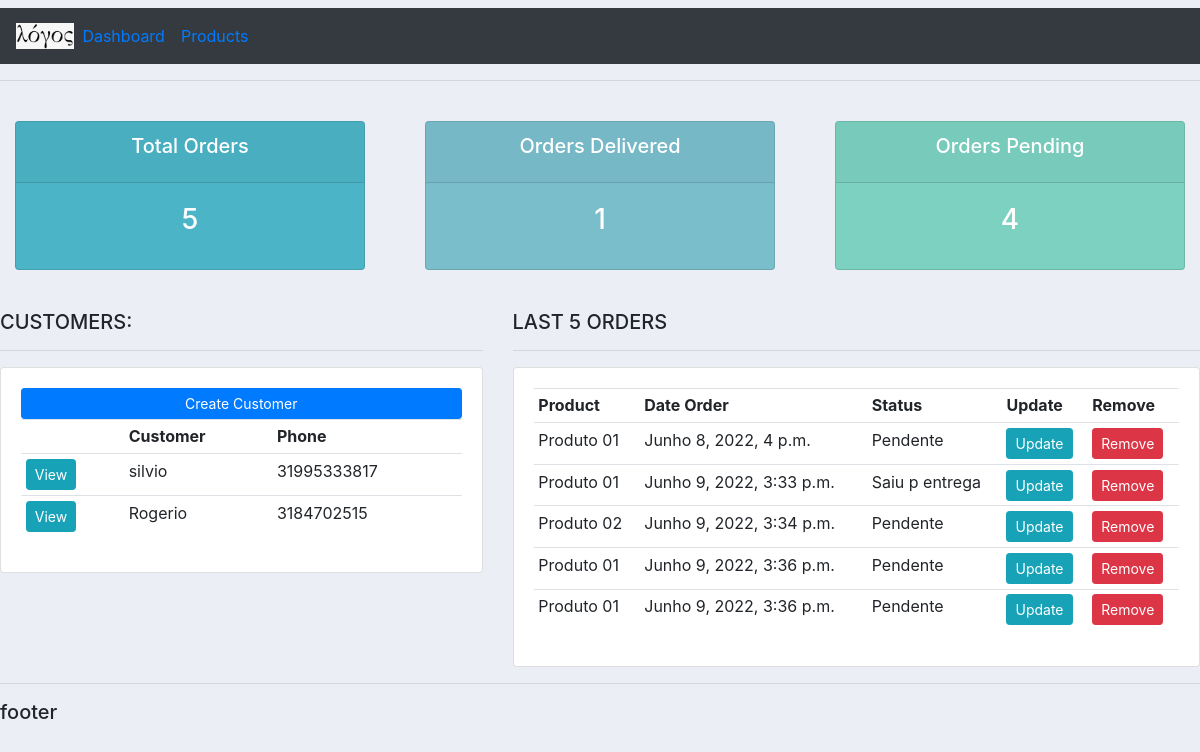
The app's page /, older data.
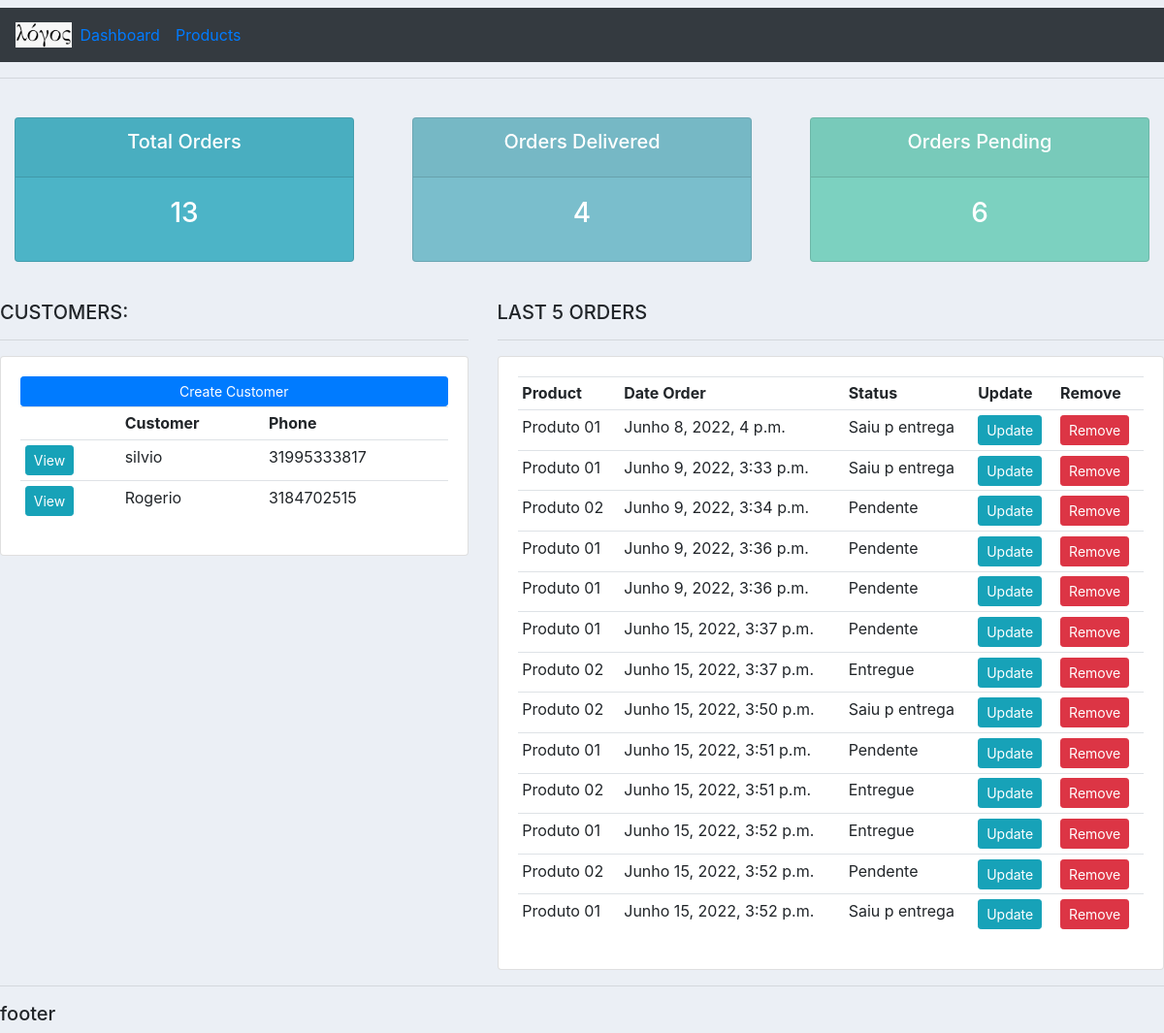
The same page, newer data.
### accounts/models.py (models this page shows, shortened)
class Customer(models.Model):
    name = models.CharField(max_length=200, null=True)
    phone = models.CharField(max_length=200, null=True)
    email = models.CharField(max_length=200, null=True)
    date_created = models.DateTimeField(auto_now_add=True,null=True)

class Order(models.Model):
    STATUS = (('Pendente','Pendente'),
              ('Saiu p entrega', 'Saiu p entrega'),
              ('Entregue','Entregue'))
    customer = models.ForeignKey(Customer, null=True, on_delete=models.SET_NULL)
    product = models.ForeignKey(Products, null=True, on_delete=models.SET_NULL)
    status = models.CharField(max_length=200, null=True, choices=STATUS)
    date_created = models.DateTimeField(auto_now_add=True,  null=True)
    note = models.CharField(max_length=500, null=True)

class Products(models.Model):
    CATEGORY = (('in','in'),('out','out'))
    name = models.CharField(max_length=200, null=True)
    price = models.FloatField(null=True)
    category = models.CharField(max_length=200, null=True, choices=CATEGORY)
    description = models.CharField(max_length=200, null=True, blank=True)
    date_created = models.DateTimeField(auto_now_add=True,  null=True)
    tags = models.ManyToManyField(Tag)
    def __str__(self):
        return self.name

### accounts/views.py (the view)
# urls.py: path('', views.home, name="home"),
def home(request):
    customer_list = Customer.objects.all()
    order_list = Order.objects.all()
    total_orders = order_list.count()
    delivered = order_list.filter(status='Saiu p entrega').count()
    pending = order_list.filter(status='Pendente').count()
    context = {'customer_list':customer_list, 'order_list':order_list,'total_orders':total_orders, 'delivered':delivered,'pending':pending}
    return render(request, 'accounts/dashboard.html', context)

### accounts/templates/accounts/dashboard.html
{% extends 'accounts/main.html' %}
{% block content %}
{% include 'accounts/status.html' %}
<br>
<div class="row">
	<div class="col-md-5">
		<h5>CUSTOMERS:</h5>
		<hr>
		<div class="card card-body">
			<a class="btn btn-primary  btn-sm btn-block" href="">Create Customer</a>
			<table class="table table-sm">
				<tr>
					<th></th>
					<th>Customer</th>
					<th>Phone</th>
				</tr>
				{% for c in customer_list %}
				<tr>
					<td><a class="btn btn-sm btn-info" href="{% url 'customer' c.id %}">View</a></td>
					<td>{{c.name}}</td>
					<td>{{c.phone}}</td>
				</tr>
				{% endfor %}
			</table>
		</div>
	</div>
	<div class="col-md-7">
		<h5>LAST 5 ORDERS</h5>
		<hr>
		<div class="card card-body">
			<table class="table table-sm">
				<tr>
					<th>Product</th>
					<th>Date Order</th>
					<th>Status</th>
					<th>Update</th>
					<th>Remove</th>
					{% for order in order_list %}
					<tr>
						<td>{{order.product}}</td>
						<td>{{order.date_created}}</td>
						<td>{{order.status}}</td>
						<td><a class="btn btn-sm btn-info" href="{% url 'update_order' order.id %}">Update</a></td>
						<td><a class="btn btn-sm btn-danger" href="{% url 'delete_order' order.id %}">Remove</a></td
					</tr>
					{% endfor %}
			</table>
		</div>
	</div>
</div>
{% endblock %}

### accounts/templates/accounts/main.html (shortened to what this page needs)
{% load static %}
<!DOCTYPE html>
<html lang="en">
<head>
    <link rel="stylesheet" href="https://cdn.jsdelivr.net/npm/bootstrap@4.3.1/dist/css/bootstrap.min.css">
    <link rel="stylesheet" type="text/css" href="{% static '/css/main.css' %}">
</head>
<body>
    {% include 'accounts/navbar.html' %}
    <hr>
    {% block content %}
    {% endblock %}
    <hr>
    <h5>footer</h5>
</body>
</html>

### accounts/templates/accounts/navbar.html (shortened to what this page needs)
{% load static %}
<nav class="navbar navbar-expand-lg dark-light bg-dark">
    <img src="{% static 'images/logo.png' %}" width="5%">
    <div class="collapse navbar-collapse" id="navbarNav">
      <ul class="navbar-nav">
        <li class="nav-item active">
          <a class="nav-link" href="{% url 'home' %}">Dashboard</a>
        </li>
        <li class="nav-item">
          <a class="nav-link" href="{% url 'products' %}">Products</a>
        </li>
      </ul>
    </div>
  </nav>

### accounts/templates/accounts/status.html
<br>
<div class="row">
	<div class="col">
		<div class="col-md">
			<div class="card text-center text-white  mb-3" id="total-orders">
			  	<div class="card-header">
			  		<h5 class="card-title">Total Orders</h5>
			  	</div>
			  	<div class="card-body">
			    	<h3 class="card-title">{{ total_orders }}</h3>
			  	</div>
			</div>
		</div>
	</div>
	<div class="col">
		<div class="col-md">
			<div class="card text-center text-white  mb-3" id="orders-delivered">
			  	<div class="card-header">
			  		<h5 class="card-title">Orders Delivered</h5>
			  	</div>
			  	<div class="card-body">
			    	<h3 class="card-title">{{ delivered }}</h3>
			  	</div>
			</div>
		</div>
	</div>
	<div class="col">
		<div class="col-md">
			<div class="card text-center text-white  mb-3" id="orders-pending">
			  	<div class="card-header">
			  		<h5 class="card-title">Orders Pending</h5>
			  	</div>
			  	<div class="card-body">
			    	<h3 class="card-title">{{ pending }}</h3>
			  	</div>
			</div>
		</div>
	</div>
</div>

### static/css/main.css (style rules this page uses)
body { background-color: #ebeff5; }
#total-orders { background-color: #4cb4c7; }
#orders-delivered { background-color: #7abecc; }
#orders-pending { background-color: #7CD1C0; }

Row changes from the older to the newer data that the page shows:
changed Order "Junho 8, 2022, 4 p.m.": status "Pendente" → "Saiu p entrega"
added Order: product "Produto 01", date_created "Junho 15, 2022, 3:37 p.m.", status "Pendente"
added Order: product "Produto 02", date_created "Junho 15, 2022, 3:37 p.m.", status "Entregue"
added Order: product "Produto 02", date_created "Junho 15, 2022, 3:50 p.m.", status "Saiu p entrega"
added Order: product "Produto 01", date_created "Junho 15, 2022, 3:51 p.m.", status "Pendente"
added Order: product "Produto 02", date_created "Junho 15, 2022, 3:51 p.m.", status "Entregue"
added Order: product "Produto 01", date_created "Junho 15, 2022, 3:52 p.m.", status "Entregue"
added Order: product "Produto 02", date_created "Junho 15, 2022, 3:52 p.m.", status "Pendente"
added Order: product "Produto 01", date_created "Junho 15, 2022, 3:52 p.m.", status "Saiu p entrega"
Text that changed along with them:
{{ total_orders }}: "5" → "13"
{{ delivered }}: "1" → "4"
{{ pending }}: "4" → "6"
